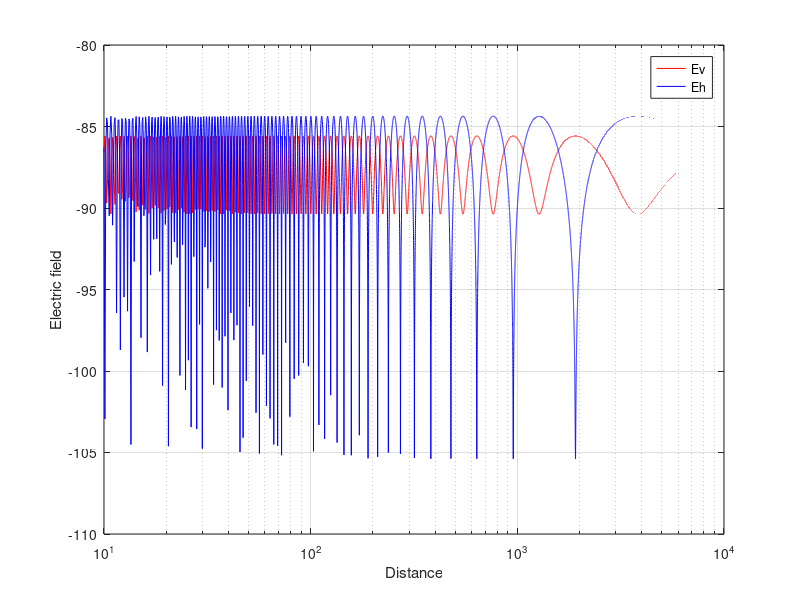
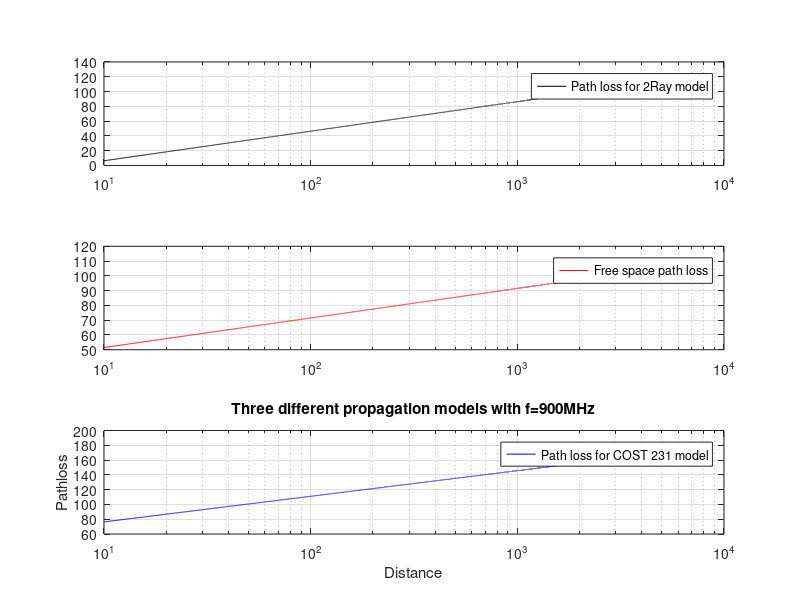
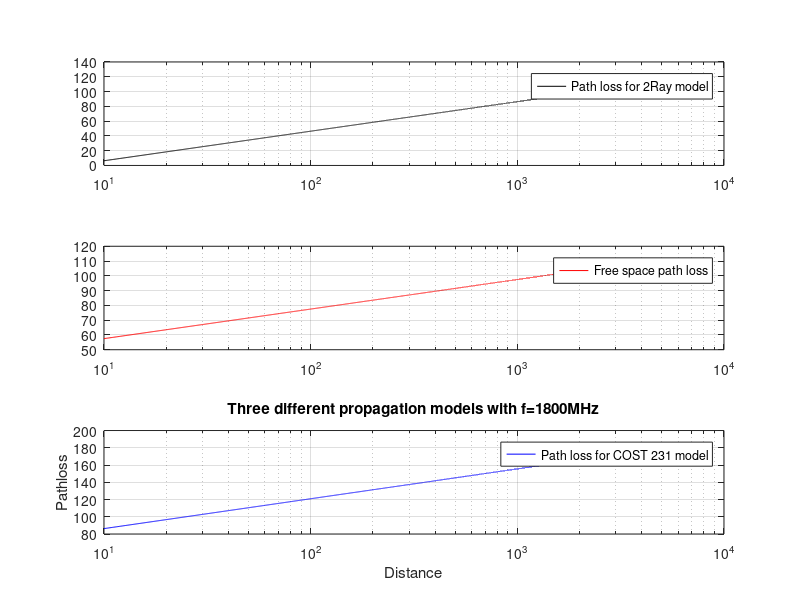
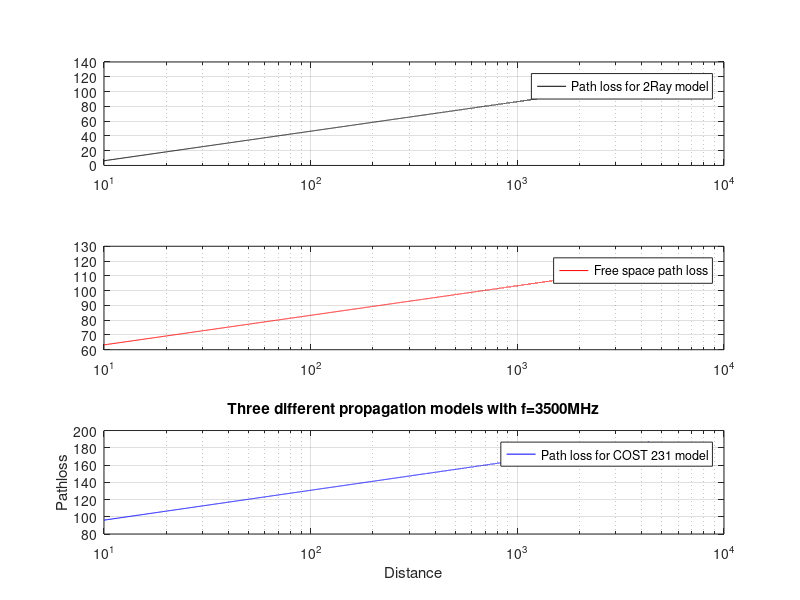

These charts were generated, in order, by the following MATLAB code:
clc;
close all;
clear all;
%% task 1

d = 10:0.1:10000; %distance d from 10m to 10km
Rd = sqrt(d.^2 + 35.7^2);
f = 9*1e8; %for frequency of 900MHz
%f = 18*1e8; %for frequency of 1800MHz
%f = 35*1e8; %for frequency of 3500MHz
Er = 16.3;

Beta = asin((37+1.3)./d);
k = 2*pi*f/(3*1e8); % definition of k, wavenumber in free space 
E0 = (exp(-1i*k.*Rd))/Rd;
landa = (3*1e8)/f;
Rv = (-Er*sin(Beta)+sqrt(Er-cos(Beta).^2))/(Er*sin(Beta)+sqrt(Er-cos(Beta).^2));
%Reflection coefficient for vertically polarized wave
Rh = (sin(Beta)-sqrt(Er-cos(Beta).^2))/(sin(Beta)+sqrt(Er-cos(Beta).^2));
% Reflection coefficient for horizontally polarized wave

R1 = 37 ./ sin(Beta);
R2 = 1.3 ./ sin(Beta);
Ri = R1 + R2;
delta = Ri - Rd;
%Evh = ((norm(E0))^2)*4*(sin(2*pi*37*1.3/(landa*d)))^2; % As hT and hR are very smaller than d
Ev = abs(E0*(1+Rv*exp(-1i*k*delta))); % Electric field strength for vertcally polarized wave
Eh = abs(E0*(1+Rh*exp(-1i*k*delta))); % Electric field strength for horizontally polarized wave
db = (4*37*1.3)/landa; % The breakpoint distance
disp(['break point distance is ' num2str(db) 'm']);

figure;
semilogx(d,10*log10(Ev),'r', d, 10*log10(Eh), 'b','LineWidth',0.5);
legend('Ev', 'Eh');
xlabel('Distance')
ylabel('Electric field')
grid on;
hold on;

%% task 2
% Break point distance and E field strength for three different frequencies were displayed in
% previous part

%% task 3
f = 9*1e8  

%for frequency of 900MHz
d = 10:0.1:10000; %distance d from 10m to 10km

L_2ray = 40*log10(d) - 20*log10(37) - 20*log10(1.3); % The path loss for 2ray reflection model(dB)

L_fs = 32.4 + 20* log10(d/1e3) + 20*log10(f/1e6); % The free space path loss for 900MHz

ahms = ((1.1*log10(f/1e6)-0.7)*1.3) - (1.56*log10(f/1e6)-0.8);
L_cost231 = 69.55 + 26.16*log10(f/1e6) - 13.82*log10(37) - ahms + (44.9-6.55*log10(37))*log10(d/1e3) + 20;
% Path loss for COST 231 model

figure;
subplot(3,1,1);
semilogx(d,L_2ray,'k');
legend('Path loss for 2Ray model');
grid on;
subplot(3,1,2);
semilogx(d,L_fs,'r');
legend('Free space path loss');
grid on;
subplot(3,1,3);
semilogx(d,L_cost231,'b');
legend('Path loss for COST 231 model');
xlabel('Distance')
ylabel('Pathloss')
title('Three different propagation models with f=900MHz')
grid on;
hold on;

f = 18*1e8 %for frequency of 1800MHz
L_2ray = 40*log10(d) - 20*log10(37) - 20*log10(1.3); % The path loss for 2ray reflection model(dB)

L_fs = 32.4 + 20* log10(d/1e3) + 20*log10(f/1e6); % The free space path loss for 1800MHz

ahms = ((1.1*log10(f/1e6)-0.7)*1.3) - (1.56*log10(f/1e6)-0.8)
L_cost231 = 46.3 + 33.9*log10(f/1e6) - 13.82*log10(37) - ahms + (44.9-6.55*log10(37))*log10(d/1e3) + 20;
% Path loss for COST 231 model

figure;
subplot(3,1,1);
semilogx(d,L_2ray,'k');
legend('Path loss for 2Ray model');
grid on;
subplot(3,1,2);
semilogx(d,L_fs,'r');
legend('Free space path loss');
grid on;
subplot(3,1,3);
semilogx(d,L_cost231,'b');
legend('Path loss for COST 231 model');
xlabel('Distance')
ylabel('Pathloss')
title('Three different propagation models with f=1800MHz')
grid on;
hold on;

f = 35*1e8 %for frequency of 3500MHz
L_2ray = 40*log10(d) - 20*log10(37) - 20*log10(1.3); % The path loss for 2ray reflection model(dB)

L_fs = 32.4 + 20* log10(d/1e3) + 20*log10(f/1e6); % The free space path loss for 3500MHz

ahms = ((1.1*log10(f/1e6)-0.7)*1.3) - (1.56*log10(f/1e6)-0.8)
L_cost231 = 46.3 + 33.9*log10(f/1e6) - 13.82*log10(37) - ahms + (44.9-6.55*log10(37))*log10(d/1e3) + 20;
% Path loss for COST 231 model

figure;
subplot(3,1,1);
semilogx(d,L_2ray,'k');
legend('Path loss for 2Ray model');
grid on;
subplot(3,1,2);
semilogx(d,L_fs,'r');
legend('Free space path loss');
grid on;
subplot(3,1,3);
semilogx(d,L_cost231,'b');
legend('Path loss for COST 231 model');
xlabel('Distance')
ylabel('Pathloss')
title('Three different propagation models with f=3500MHz')
grid on;
hold on;







